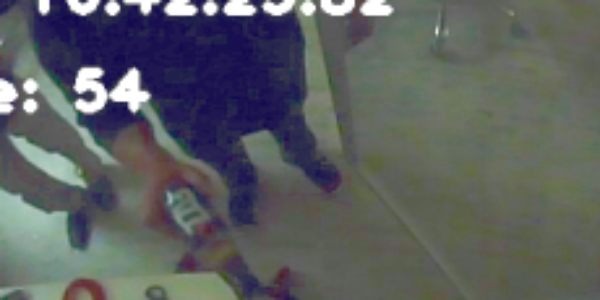
#> input picture PretrainedModel/test_images/edited_thumbnails/img054.png, 600 x 300 px, found by its file name
$ python grabcut.py
#> lines starting #> are read from the running program, lines starting #| are printed output that depends on the picture; after the words box and inside, x2 and y2 are one past the last pixel; in counts of white or black regions, pixels touching at a corner belong together
import numpy as np
import cv2 as cv
# from matplotlib import pyplot as plt
img = cv.imread('edited_thumbnails/img054.png')
#> img is the input picture: shape (300, 600, 3); mean B, G, R 96.6, 95.4, 91.9
mask = 3*np.ones(img.shape[:2],np.uint8)
bgdModel = np.zeros((1,65),np.float64)
fgdModel = np.zeros((1,65),np.float64)

mask[0:100,0:200] = 0
# mask[:,0:20] = 0
mask[0:50, :] = 0
mask[:, img.shape[1]-20:img.shape[1]] = 0
# [4 lines of commented-out code are left out]
mask, bgdModel, fgdModel = cv.grabCut(img,mask,None,bgdModel,fgdModel,5,cv.GC_INIT_WITH_MASK)
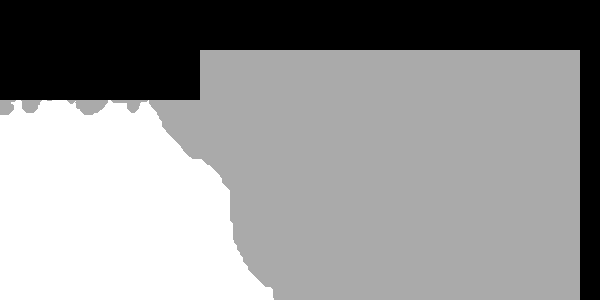
#> mask: shape (300, 600); min 0, max 3, mean 1.74; drawn with min black and max white
mask2 = np.where((mask==2)|(mask==0),0,1).astype('uint8')
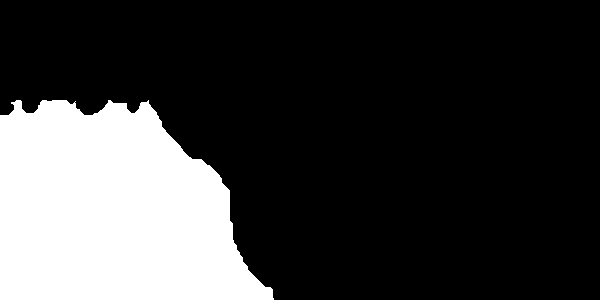
#> mask2: shape (300, 600); values 0 (black) and 1 (white), 23.5% white; 1 white region, box (x1, y1, x2, y2) and area: (0, 100, 274, 300) 42314
# mask2 = np.where((mask==0).astype('uint8')
img = img*mask2[:,:,np.newaxis]
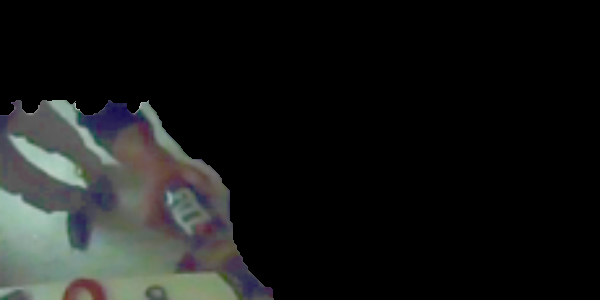
#> img: shape (300, 600, 3); mean B, G, R 24.5, 25.6, 24

mask = 3*np.ones(img.shape[:2],np.uint8)
bgdModel = np.zeros((1,65),np.float64)
fgdModel = np.zeros((1,65),np.float64)
mask[:,0:20] = 0
mask, bgdModel, fgdModel = cv.grabCut(img,mask,None,bgdModel,fgdModel,5,cv.GC_INIT_WITH_MASK)
mask2 = np.where((mask==2)|(mask==0),0,1).astype('uint8')
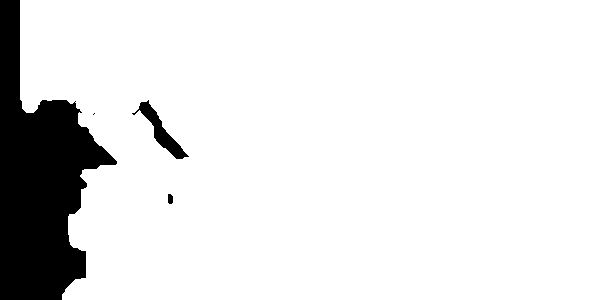
#> mask2: shape (300, 600); values 0 (black) and 1 (white), 89.4% white; 4 black regions (1 under 20 px), largest, box (x1, y1, x2, y2) and area: (0, 0, 117, 300) 18181, (132, 100, 189, 159) 807, (168, 194, 173, 204) 45
# mask2 = np.where((mask==0).astype('uint8')
img = img*mask2[:,:,np.newaxis]
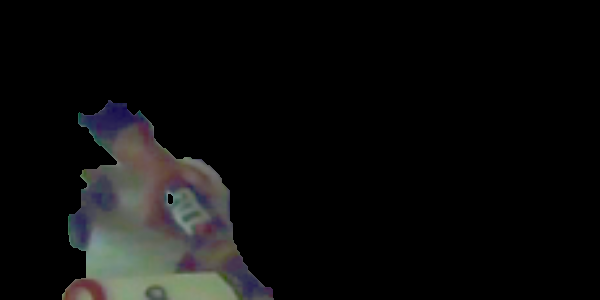
#> img: shape (300, 600, 3); mean B, G, R 12.9, 13.3, 13.2

mask = 3*np.ones(img.shape[:2],np.uint8)
bgdModel = np.zeros((1,65),np.float64)
fgdModel = np.zeros((1,65),np.float64)
mask[img.shape[0]-10:img.shape[0],0:50] = 0
mask, bgdModel, fgdModel = cv.grabCut(img,mask,None,bgdModel,fgdModel,5,cv.GC_INIT_WITH_MASK)
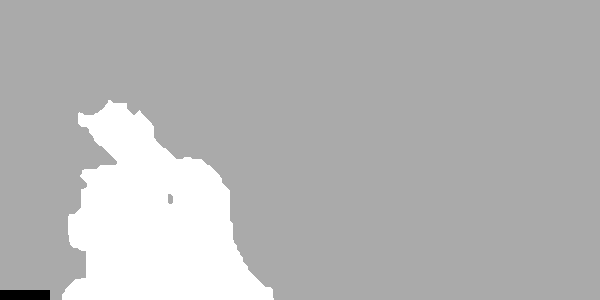
#> mask: shape (300, 600); min 0, max 3, mean 2.14; drawn with min black and max white
mask2 = np.where((mask==2)|(mask==0),0,1).astype('uint8')
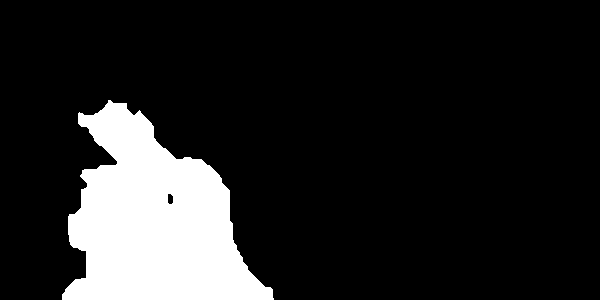
#> mask2: shape (300, 600); values 0 (black) and 1 (white), 14.1% white; 1 white region, box (x1, y1, x2, y2) and area: (62, 100, 274, 300) 25470
# mask2 = np.where((mask==0).astype('uint8')
img = img*mask2[:,:,np.newaxis]


# [8 lines of commented-out code are left out]
cv.imwrite('fg1.jpg', img)

$ run again, with PretrainedModel/test_images/edited_thumbnails/img001.png copied over PretrainedModel/test_images/edited_thumbnails/img054.png
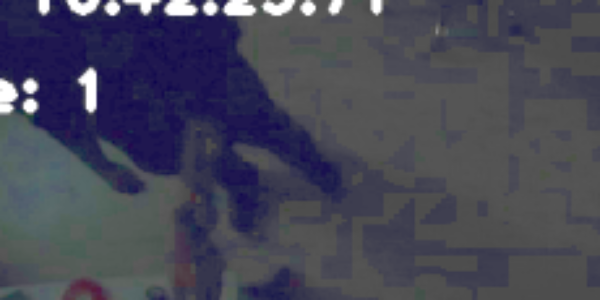
#> input picture PretrainedModel/test_images/edited_thumbnails/img001.png, 600 x 300 px, found by its file name
#> img is the input picture: shape (300, 600, 3); mean B, G, R 86.6, 70.8, 70.2
#> `mask2 = np.where((mask==2)|(mask==0),0,1).astype('uint8')`:
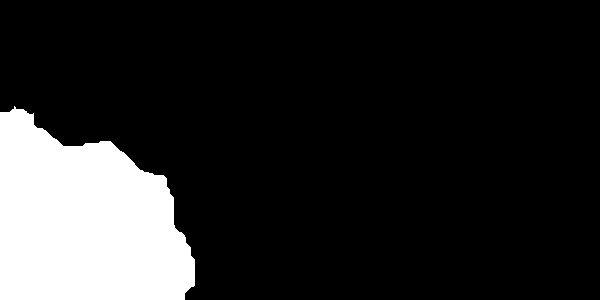
#> mask2: shape (300, 600); values 0 (black) and 1 (white), 15.7% white; 1 white region, box (x1, y1, x2, y2) and area: (0, 106, 195, 300) 28273
#> `mask2 = np.where((mask==2)|(mask==0),0,1).astype('uint8')`:
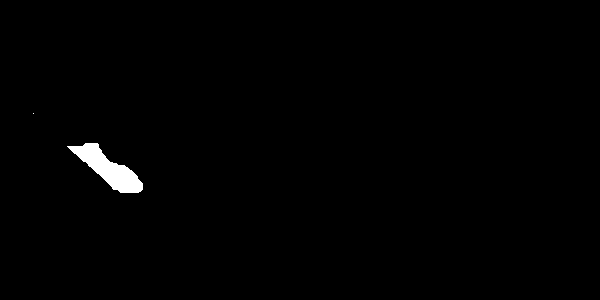
#> mask2: shape (300, 600); values 0 (black) and 1 (white), 0.86% white; 2 white regions (1 under 20 px), largest, box (x1, y1, x2, y2) and area: (67, 143, 143, 193) 1544
